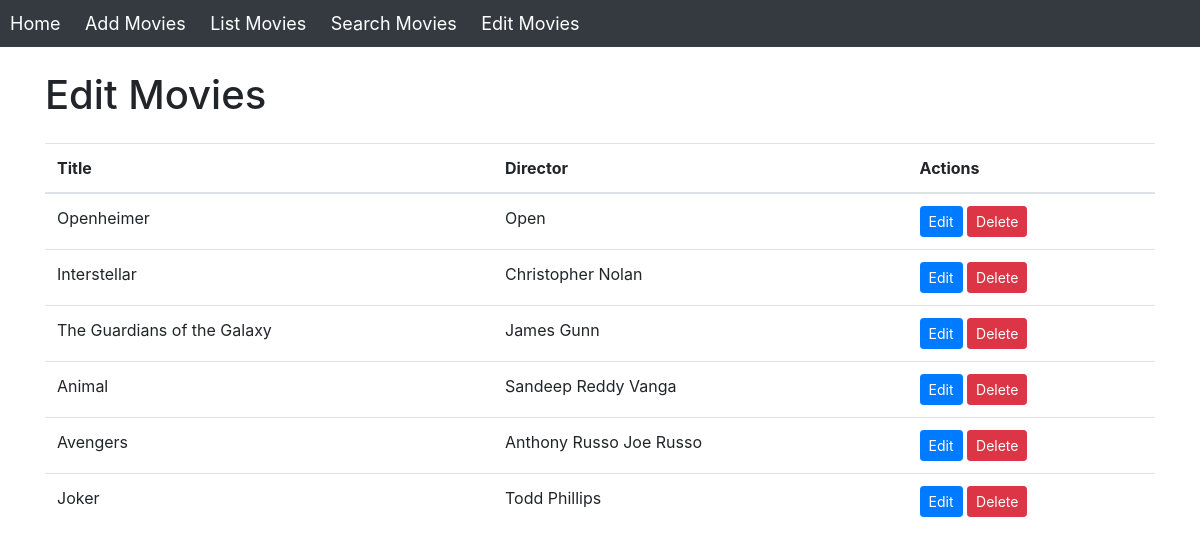
Before: /movies/edit/ with the older database file.
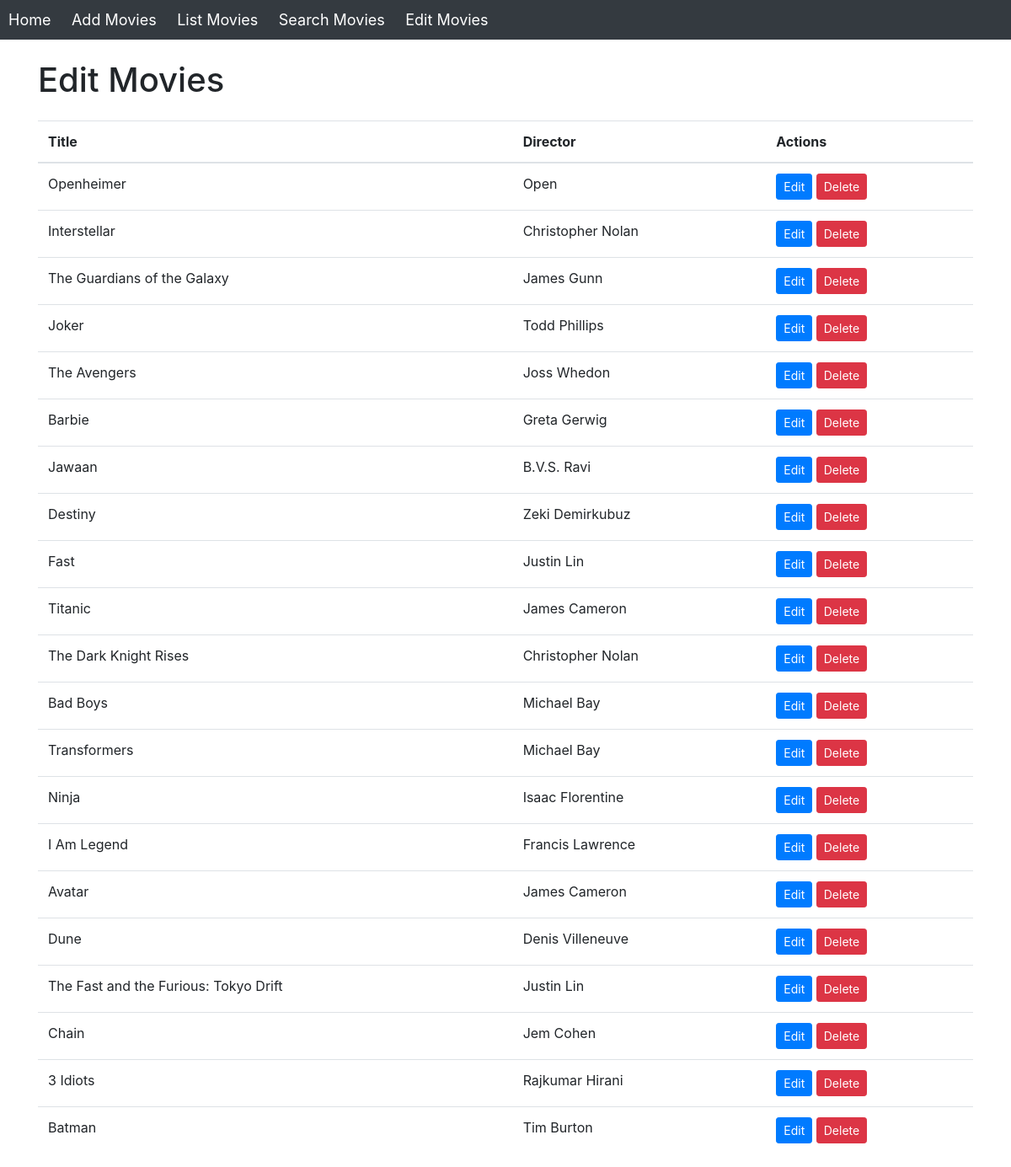
After: the same page with the newer database file.
### movies/models.py (models this page shows, shortened)
class Movie(models.Model):
    title = models.CharField(max_length=255)
    director = models.CharField(max_length=255)
    cast = models.TextField()
    genres = models.TextField()
    imdb_link = models.URLField()
    thumbnail_url = models.URLField()

### movies/views.py (the view)
# urls.py: path('movies/edit/', views.edit_movie_list, name='edit_movie_list'),
def edit_movie_list(request):
    movies = Movie.objects.all()
    return render(request, 'movies/edit_movie_list.html', {'movies': movies})

### movies/templates/movies/edit_movie_list.html
{% extends 'movies/base.html' %}
{% block content %}
  <div class="container mt-4">
    <h1 class="mb-4">Edit Movies</h1>
    <table class="table">
      <thead>
        <tr>
          <th>Title</th>
          <th>Director</th>
          <th>Actions</th>
        </tr>
      </thead>
      <tbody>
        {% for movie in movies %}
          <tr>
            <td>{{ movie.title }}</td>
            <td>{{ movie.director }}</td>
            <td>
              <a href="{% url 'movie_edit' pk=movie.pk %}" class="btn btn-primary btn-sm">Edit</a>
              <a href="{% url 'movie_delete' pk=movie.pk %}" class="btn btn-danger btn-sm">Delete</a>
            </td>
          </tr>
        {% endfor %}
      </tbody>
    </table>
  </div>
{% endblock %}

### movies/templates/movies/base.html (shortened to what this page needs)
<!DOCTYPE html>
<html lang="en">
<head>
    {% load static %}
    <link rel="stylesheet" href="{% static 'movies/css/base_styles.css' %}">
    <link rel="stylesheet" href="https://maxcdn.bootstrapcdn.com/bootstrap/4.5.2/css/bootstrap.min.css">
    <link rel="stylesheet" href="https://stackpath.bootstrapcdn.com/bootstrap/4.3.1/css/bootstrap.min.css">
</head>
<body>
    <nav>
        {% block home_link %}
          {% if request.resolver_match.url_name != 'landing_page' %}
            <a href="{% url 'landing_page' %}">Home</a>
          {% endif %}
        {% endblock %}
        {% if request.resolver_match.url_name != 'landing_page' %}
            <a href="{% url 'movie_add' %}">Add Movies</a>
            <a href="{% url 'movie_list' %}">List Movies</a>
            <a href="{% url 'movie_search' %}">Search Movies</a>
            <a href="{% url 'edit_movie_list' %}">Edit Movies</a>
        {% endif %}
    </nav>
    <div id="content">
        {% block content %}
        {% endblock %}
    </div>
</body>
</html>

### movies/static/movies/css/base_styles.css (style rules this page uses)
body { background-color: #f8f9fa; color: #343a40; }
nav { background-color: #343a40; padding: 10px; }
nav a { color: white; margin-right: 20px; text-decoration: none; font-size: 18px; }

Changed rows visible on the page:
removed Movie: title "Animal", director "Sandeep Reddy Vanga"
removed Movie: title "Avengers", director "Anthony Russo Joe Russo"
added Movie: title "The Avengers", director "Joss Whedon"
added Movie: title "Barbie", director "Greta Gerwig"
added Movie: title "Jawaan", director "B.V.S. Ravi"
added Movie: title "Destiny", director "Zeki Demirkubuz"
added Movie: title "Fast", director "Justin Lin"
added Movie: title "Titanic", director "James Cameron"
added Movie: title "The Dark Knight Rises", director "Christopher Nolan"
added Movie: title "Bad Boys", director "Michael Bay"
added Movie: title "Transformers", director "Michael Bay"
added Movie: title "Ninja", director "Isaac Florentine"
added Movie: title "I Am Legend", director "Francis Lawrence"
added Movie: title "Avatar", director "James Cameron"
added Movie: title "Dune", director "Denis Villeneuve"
added Movie: title "The Fast and the Furious: Tokyo Drift", director "Justin Lin"
added Movie: title "Chain", director "Jem Cohen"
added Movie: title "3 Idiots", director "Rajkumar Hirani"
added Movie: title "Batman", director "Tim Burton"
